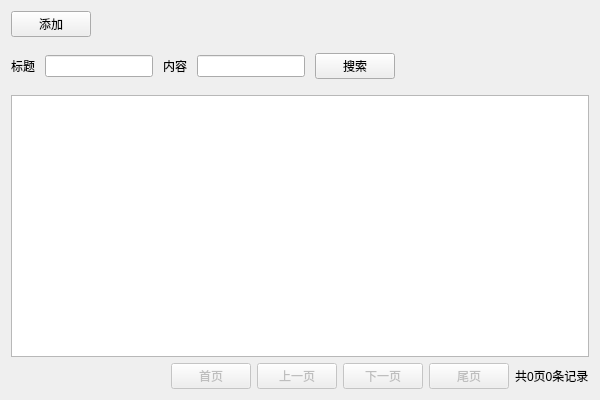
<?xml version="1.0" encoding="UTF-8"?>
<ui version="4.0">
 <class>NoticeList</class>
 <widget class="QWidget" name="NoticeList">
  <property name="geometry">
   <rect>
    <x>0</x>
    <y>0</y>
    <width>600</width>
    <height>400</height>
   </rect>
  </property>
  <property name="sizePolicy">
   <sizepolicy hsizetype="Expanding" vsizetype="Expanding">
    <horstretch>0</horstretch>
    <verstretch>0</verstretch>
   </sizepolicy>
  </property>
  <property name="windowTitle">
   <string>Form</string>
  </property>
  <layout class="QVBoxLayout" name="verticalLayout" stretch="0,0,1,0">
   <item>
    <widget class="QPushButton" name="btnAdd">
     <property name="sizePolicy">
      <sizepolicy hsizetype="Maximum" vsizetype="Fixed">
       <horstretch>0</horstretch>
       <verstretch>0</verstretch>
      </sizepolicy>
     </property>
     <property name="text">
      <string>添加</string>
     </property>
    </widget>
   </item>
   <item>
    <layout class="QHBoxLayout" name="horizontalLayout">
     <property name="spacing">
      <number>10</number>
     </property>
     <property name="topMargin">
      <number>10</number>
     </property>
     <property name="bottomMargin">
      <number>10</number>
     </property>
     <item>
      <widget class="QLabel" name="labSearchTitle">
       <property name="text">
        <string>标题</string>
       </property>
      </widget>
     </item>
     <item>
      <widget class="QLineEdit" name="leSearchTitle">
       <property name="sizePolicy">
        <sizepolicy hsizetype="Maximum" vsizetype="Fixed">
         <horstretch>0</horstretch>
         <verstretch>0</verstretch>
        </sizepolicy>
       </property>
      </widget>
     </item>
     <item>
      <widget class="QLabel" name="labSearchContent">
       <property name="text">
        <string>内容</string>
       </property>
      </widget>
     </item>
     <item>
      <widget class="QLineEdit" name="leSearchContent">
       <property name="sizePolicy">
        <sizepolicy hsizetype="Maximum" vsizetype="Fixed">
         <horstretch>0</horstretch>
         <verstretch>0</verstretch>
        </sizepolicy>
       </property>
      </widget>
     </item>
     <item>
      <widget class="QPushButton" name="btnSearch">
       <property name="text">
        <string>搜索</string>
       </property>
      </widget>
     </item>
     <item>
      <spacer name="horizontalSpacer">
       <property name="orientation">
        <enum>Qt::Horizontal</enum>
       </property>
       <property name="sizeHint" stdset="0">
        <size>
         <width>40</width>
         <height>20</height>
        </size>
       </property>
      </spacer>
     </item>
    </layout>
   </item>
   <item>
    <widget class="QTableView" name="noticeList"/>
   </item>
   <item>
    <layout class="QHBoxLayout" name="horizontalLayout_2">
     <item>
      <spacer name="horizontalSpacer_2">
       <property name="orientation">
        <enum>Qt::Horizontal</enum>
       </property>
       <property name="sizeHint" stdset="0">
        <size>
         <width>40</width>
         <height>20</height>
        </size>
       </property>
      </spacer>
     </item>
     <item>
      <widget class="QPushButton" name="btnPageFirst">
       <property name="enabled">
        <bool>false</bool>
       </property>
       <property name="text">
        <string>首页</string>
       </property>
      </widget>
     </item>
     <item>
      <widget class="QPushButton" name="btnPagePrev">
       <property name="enabled">
        <bool>false</bool>
       </property>
       <property name="text">
        <string>上一页</string>
       </property>
      </widget>
     </item>
     <item>
      <widget class="QPushButton" name="btnPageNext">
       <property name="enabled">
        <bool>false</bool>
       </property>
       <property name="text">
        <string>下一页</string>
       </property>
      </widget>
     </item>
     <item>
      <widget class="QPushButton" name="btnPageLast">
       <property name="enabled">
        <bool>false</bool>
       </property>
       <property name="text">
        <string>尾页</string>
       </property>
      </widget>
     </item>
     <item>
      <widget class="QLabel" name="labPageInfo">
       <property name="text">
        <string>共0页0条记录</string>
       </property>
      </widget>
     </item>
    </layout>
   </item>
  </layout>
 </widget>
 <resources/>
 <connections/>
</ui>
